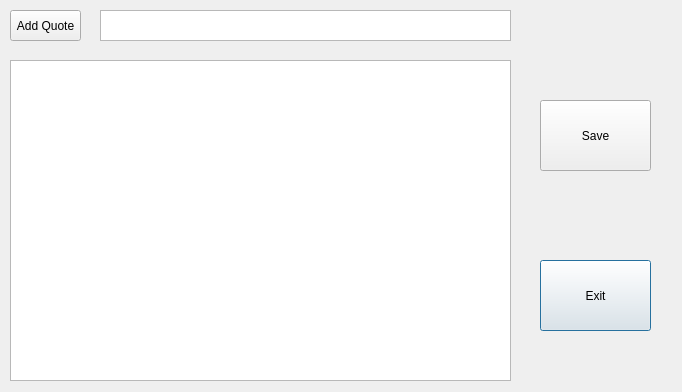
<?xml version="1.0" encoding="UTF-8"?>
<ui version="4.0">
 <class>editWindow</class>
 <widget class="QDialog" name="editWindow">
  <property name="geometry">
   <rect>
    <x>0</x>
    <y>0</y>
    <width>682</width>
    <height>392</height>
   </rect>
  </property>
  <property name="windowTitle">
   <string>Dialog</string>
  </property>
  <widget class="QListWidget" name="quoteList">
   <property name="geometry">
    <rect>
     <x>10</x>
     <y>60</y>
     <width>501</width>
     <height>321</height>
    </rect>
   </property>
  </widget>
  <widget class="QPushButton" name="exitButton2">
   <property name="geometry">
    <rect>
     <x>540</x>
     <y>260</y>
     <width>111</width>
     <height>71</height>
    </rect>
   </property>
   <property name="text">
    <string>Exit</string>
   </property>
  </widget>
  <widget class="QPushButton" name="popButton">
   <property name="geometry">
    <rect>
     <x>10</x>
     <y>10</y>
     <width>71</width>
     <height>31</height>
    </rect>
   </property>
   <property name="text">
    <string>Add Quote</string>
   </property>
  </widget>
  <widget class="QPlainTextEdit" name="addQuote">
   <property name="geometry">
    <rect>
     <x>100</x>
     <y>10</y>
     <width>411</width>
     <height>31</height>
    </rect>
   </property>
  </widget>
  <widget class="QPushButton" name="saveButton">
   <property name="geometry">
    <rect>
     <x>540</x>
     <y>100</y>
     <width>111</width>
     <height>71</height>
    </rect>
   </property>
   <property name="text">
    <string>Save</string>
   </property>
  </widget>
 </widget>
 <resources/>
 <connections/>
</ui>
